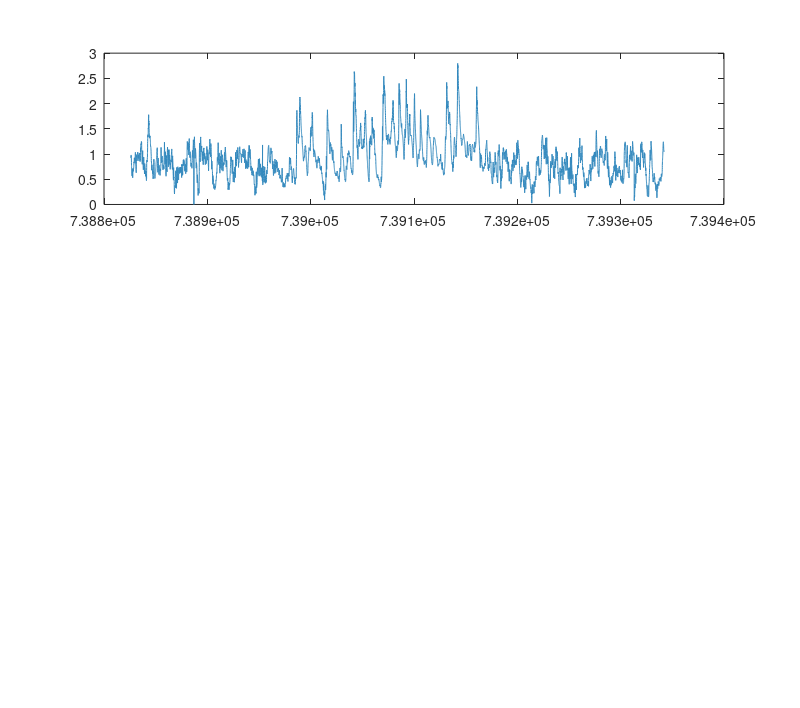

Reproduce this figure in MATLAB. (Note: this script raises an error after producing the figure.)
clear; close all;

wwm=load('WWM_2023.mat');
awac=load('ADV_2023.mat');

%% plotting

hfig = figure('visible','on','position',[304         166        1271         812]);

set(gcf, 'PaperPositionMode', 'manual');
set(gcf, 'PaperUnits', 'centimeters');
set(gcf,'paperposition',[0.635 6.35 20.32 18]);

color1=[50,136,189]/255;
color2=[252,141,89]/255;
sz=3;

%datearray=datenum(2023,1:3:16,1);
datearray=datenum(2023,7,1:31,1,1,1);
sitenames={'PB','SBA','SBB','PBA','PBB'};
sites={'PortBeach','SuccessBankA','SuccessBankB','ParmeliaBankA','ParmeliaBankB'};

for ss=1:length(sitenames)
    clf;

subplot(3,1,1);

plot(wwm.output.time, wwm.output.(sitenames{ss}).Hs,'-','Color',color1);
hold on;

scatter(awac.output.(sites{ss}).time, awac.output.(sites{ss}).HS,sz,'filled','Color',color2);
hold on;grid on;

title('(a) Significant Wave Height');
ylabel('meters'); ylim([0 3]);
set(gca,'xlim',[datearray(1) datearray(end)],'XTick',datearray,'XTickLabel',datestr(datearray,'mmm/yyyy'));


subplot(3,1,2);

plot(wwm.output.time, wwm.output.(sitenames{ss}).Dir,'-','Color',color1);
hold on;

scatter(awac.output.(sites{ss}).time, awac.output.(sites{ss}).DIRmean,sz,'filled','Color',color2);
hold on;
title('(b) Wave Direction');
ylabel('degrees'); ylim([0 360]);
set(gca,'xlim',[datearray(1) datearray(end)],'XTick',datearray,'XTickLabel',datestr(datearray,'mmm/yyyy'));

subplot(3,1,3);

plot(wwm.output.time, wwm.output.(sitenames{ss}).TP,'-','Color',color1);
hold on;

%tmp=awac.output.S01.TPER; tmp(tmp<0)=NaN;
scatter(awac.output.(sites{ss}).time, awac.output.(sites{ss}).TPERpeak,sz,'filled','Color',color2);
hold on;

title('(c) Wave Period');
ylabel('seconds'); ylim([0 30]);
set(gca,'xlim',[datearray(1) datearray(end)],'XTick',datearray,'XTickLabel',datestr(datearray,'mmm/yyyy'));

hl=legend('WWM','ADV','Position',[0.4 0.03 0.2 0.03],'NumColumns',2);
set(hl,'Position')

img_name =['wave_short_calibration_timeseries_2023_',sitenames{ss},'.png'];

saveas(gcf,img_name);

end

%% plotting

hfig = figure('visible','on','position',[304         166        1271         612]);

set(gcf, 'PaperPositionMode', 'manual');
set(gcf, 'PaperUnits', 'centimeters');
set(gcf,'paperposition',[0.635 6.35 20.32 12]);

color1=[50,136,189]/255;
color2=[252,141,89]/255;
sz=3;

for ss=1:length(sitenames)

subplot(2,3,ss);
% 
% plot(wwm.output.time, wwm.output.(sitenames{ss}).Hs,'-','Color',color1);
% hold on;
% 
% scatter(awac.output.(sites{ss}).time, awac.output.(sites{ss}).HS,sz,'filled','Color',color2);
% hold on;

wwmint=interp1(wwm.output.time, wwm.output.(sitenames{ss}).Hs,awac.output.(sites{ss}).time);

scatter(wwmint, awac.output.(sites{ss}).HS,sz,'filled','Color',color1);
title(sites{ss});
xlabel('WWM (m)'); ylabel('ADV (m)'); 
axis equal; box on;
xlim([0 3]); ylim([0 3]);
hold on;
dlm = fitlm(wwmint, awac.output.(sites{ss}).HS,'Intercept',false);
plot([0 3],[0 3]*dlm.Coefficients.Estimate,'r');
text(1.5,2.2,['y=', num2str(dlm.Coefficients.Estimate,'%4.4f'),'x'],'Color','r');

end
img_name ='wave_calibration_regression_2023.png';

saveas(gcf,img_name);